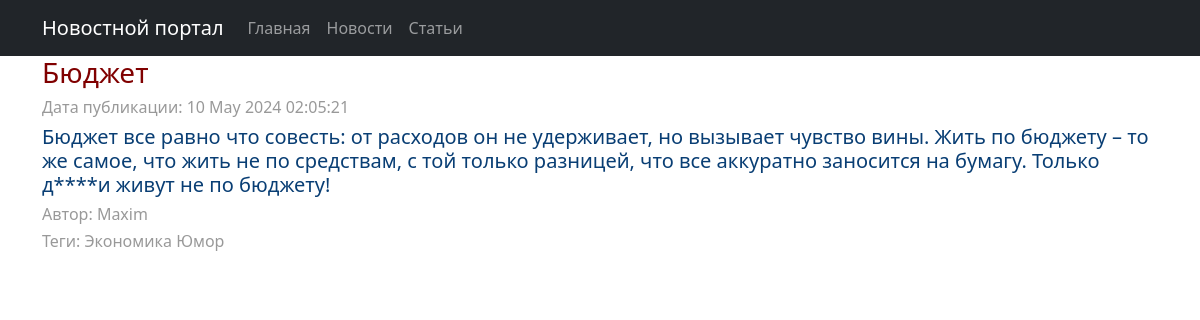
The page /main/2 on the database its author committed.
### news/models.py (models this page shows, shortened)
class Post(models.Model):
    categor = [
        ('AR', 'Статья'),
        ('NE', 'Новость'),
    ]
    type = models.CharField(max_length=8, choices=categor, default='AR')
    user = models.ForeignKey(Author, on_delete=models.CASCADE, related_name='post')
    category = models.ManyToManyField(Category, through='PostCategory')
    date = models.DateTimeField(auto_now_add=True)
    title = models.CharField(max_length=256)
    text = models.TextField()
    rating = models.SmallIntegerField(default=0)

class Author(models.Model):
    user = models.OneToOneField(User, on_delete=models.CASCADE)
    rating = models.SmallIntegerField(default=0)

class Category(models.Model):
    category = models.CharField(max_length=100, default='article', unique=True)

### news/views.py (the view)
# urls.py: path('main/<int:pk>', PostDetail.as_view(), name='post_detail'),
class PostDetail(DetailView):
    model = Post
    template_name = 'main_det.html'
    context_object_name = 'main'
    def get_context_data(self, **kwargs):
        context = super().get_context_data(**kwargs)
        context['tag'] = Post.category
        return context

### news/templatetags/custom_filters.py (called while the page is built)
@register.filter()
def censor(value):
    list_crensor = ['редиск', 'дурак', 'дурынд']
    for word in list_crensor:
        if word in value.lower():
            value = value.replace(word[1:], (len(word) - 1) * '*')
    return value

### templates/main_det.html (shortened to what this page needs)
{% extends 'flatpages/default.html' %}
{%load custom_filters %}
{% block content %}
{% if main %}
<h3 style="text-align: left;"><span
        style="color: #800000;">{{ main.title }}</span></h3>
<h6 style="text-align: left;"><span
        style="color: #999999;">Дата публикации: {{ main.date|date:'d M Y h:m:s' }}</span></h6>
<h5 style="text-align: left;">{{ main.text|censor }}</h5>
<h6 style="text-align: left;"><span
        style="color: #999999;">Автор: {{ main.user.user }}</span></h6>
<h6 style="text-align: left;"><span
        style="color: #999999;">Теги:
    {% for cat in main.category.all %}
    {{ cat.category }}
    {% endfor %} </span></h6>
{% endif %}
{% endblock content %}

### rows shown on the page
Post: title "Бюджет", date "10 May 2024 02:05:21", text|censor "Бюджет все равно что совесть: от расходов он не удерживает, но вызывает чувство вины. Жить по бюджету – то же самое, что жить не по средствам, с той только разницей, что все аккуратно заносится на бумагу. Только д****и живут не по бюджету!", user.user "Maxim"
Category: category "Экономика"
Category: category "Юмор"
